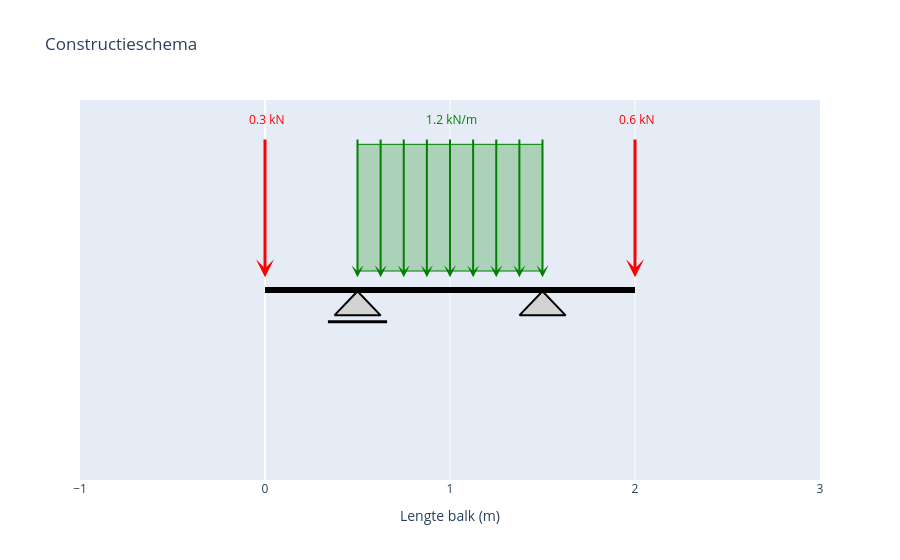

Source (notebook cell):
### Code cell
# --- toon de figuren ---
fig_schema = maak_constructieschema_plotly()
fig_schema.show()

### Figure 1 — Plotly figure (JSON) as saved in the notebook; plotly's stock layout.template omitted (floating-point values rounded to 4 significant figures)
{"data": [{"hoverinfo": "skip", "line": {"color": "black", "width": 6}, "mode": "lines", "type": "scatter", "x": [0, 2], "y": [0, 0]}, {"fill": "toself", "fillcolor": "lightgray", "hoverinfo": "skip", "line": {"color": "black", "width": 2}, "mode": "lines", "opacity": 1, "type": "scatter", "x": [0.375, 0.625, 0.5, 0.375], "y": [-0.2, -0.2, -0.01, -0.2]}, {"hoverinfo": "skip", "line": {"color": "black", "width": 3}, "mode": "lines", "type": "scatter", "x": [0.34, 0.66], "y": [-0.25, -0.25]}, {"fill": "toself", "fillcolor": "lightgray", "hoverinfo": "skip", "line": {"color": "black", "width": 2}, "mode": "lines", "opacity": 1, "type": "scatter", "x": [1.375, 1.625, 1.5, 1.375], "y": [-0.2, -0.2, -0.01, -0.2]}], "layout": {"annotations": [{"arrowcolor": "red", "arrowhead": 3, "arrowsize": 1, "arrowwidth": 3, "ax": 0, "axref": "x", "ay": 1.2, "ayref": "y", "showarrow": true, "text": "", "x": 0, "xref": "x", "y": 0.1, "yref": "y"}, {"font": {"color": "red"}, "showarrow": false, "text": " 0.3 kN", "x": 0, "y": 1.35}, {"arrowcolor": "red", "arrowhead": 3, "arrowsize": 1, "arrowwidth": 3, "ax": 2, "axref": "x", "ay": 1.2, "ayref": "y", "showarrow": true, "text": "", "x": 2, "xref": "x", "y": 0.1, "yref": "y"}, {"font": {"color": "red"}, "showarrow": false, "text": " 0.6 kN", "x": 2, "y": 1.35}, {"arrowcolor": "green", "arrowhead": 3, "arrowsize": 1, "arrowwidth": 2, "ax": 0.5, "axref": "x", "ay": 1.2, "ayref": "y", "showarrow": true, "text": "", "x": 0.5, "xref": "x", "y": 0.1, "yref": "y"}, {"arrowcolor": "green", "arrowhead": 3, "arrowsize": 1, "arrowwidth": 2, "ax": 0.625, "axref": "x", "ay": 1.2, "ayref": "y", "showarrow": true, "text": "", "x": 0.625, "xref": "x", "y": 0.1, "yref": "y"}, {"arrowcolor": "green", "arrowhead": 3, "arrowsize": 1, "arrowwidth": 2, "ax": 0.75, "axref": "x", "ay": 1.2, "ayref": "y", "showarrow": true, "text": "", "x": 0.75, "xref": "x", "y": 0.1, "yref": "y"}, {"arrowcolor": "green", "arrowhead": 3, "arrowsize": 1, "arrowwidth": 2, "ax": 0.875, "axref": "x", "ay": 1.2, "ayref": "y", "showarrow": true, "text": "", "x": 0.875, "xref": "x", "y": 0.1, "yref": "y"}, {"arrowcolor": "green", "arrowhead": 3, "arrowsize": 1, "arrowwidth": 2, "ax": 1, "axref": "x", "ay": 1.2, "ayref": "y", "showarrow": true, "text": "", "x": 1, "xref": "x", "y": 0.1, "yref": "y"}, {"arrowcolor": "green", "arrowhead": 3, "arrowsize": 1, "arrowwidth": 2, "ax": 1.125, "axref": "x", "ay": 1.2, "ayref": "y", "showarrow": true, "text": "", "x": 1.125, "xref": "x", "y": 0.1, "yref": "y"}, {"arrowcolor": "green", "arrowhead": 3, "arrowsize": 1, "arrowwidth": 2, "ax": 1.25, "axref": "x", "ay": 1.2, "ayref": "y", "showarrow": true, "text": "", "x": 1.25, "xref": "x", "y": 0.1, "yref": "y"}, {"arrowcolor": "green", "arrowhead": 3, "arrowsize": 1, "arrowwidth": 2, "ax": 1.375, "axref": "x", "ay": 1.2, "ayref": "y", "showarrow": true, "text": "", "x": 1.375, "xref": "x", "y": 0.1, "yref": "y"}, {"arrowcolor": "green", "arrowhead": 3, "arrowsize": 1, "arrowwidth": 2, "ax": 1.5, "axref": "x", "ay": 1.2, "ayref": "y", "showarrow": true, "text": "", "x": 1.5, "xref": "x", "y": 0.1, "yref": "y"}, {"font": {"color": "green"}, "showarrow": false, "text": " 1.2 kN/m", "x": 1, "y": 1.35}], "autosize": true, "shapes": [{"fillcolor": "rgba(0,128,0,0.25)", "line": {"color": "green", "width": 1}, "type": "rect", "x0": 0.5, "x1": 1.5, "y0": 0.15, "y1": 1.15}], "showlegend": false, "title": {"text": "Constructieschema"}, "xaxis": {"autorange": false, "dtick": 1, "range": [-1, 3], "title": {"text": "Lengte balk (m)"}, "type": "linear"}, "yaxis": {"autorange": false, "range": [-1.5, 1.5], "showgrid": false, "showticklabels": false, "title": {}, "type": "linear", "zeroline": false}}}
